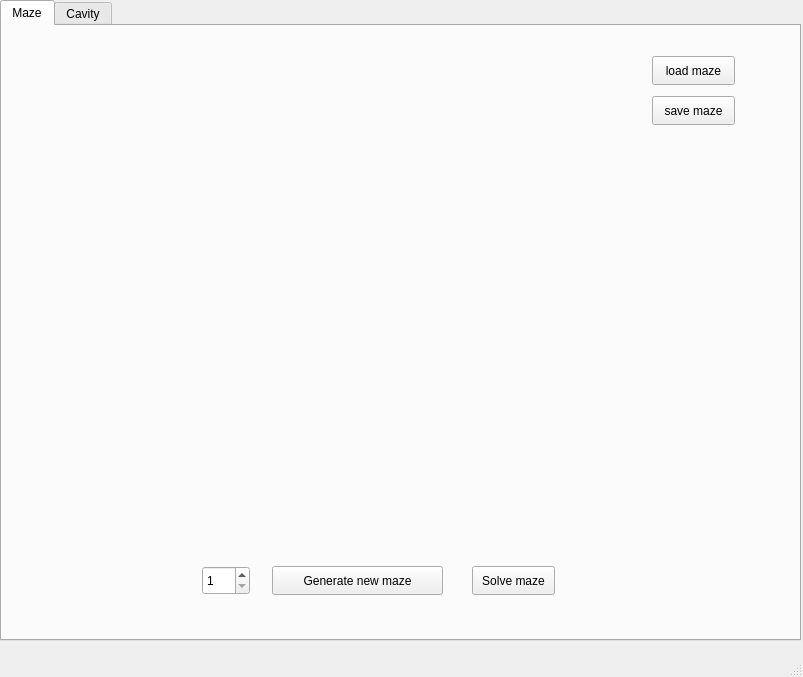
<?xml version="1.0" encoding="UTF-8"?>
<ui version="4.0">
 <class>MainWindow</class>
 <widget class="QMainWindow" name="MainWindow">
  <property name="geometry">
   <rect>
    <x>0</x>
    <y>0</y>
    <width>803</width>
    <height>677</height>
   </rect>
  </property>
  <property name="windowTitle">
   <string>MainWindow</string>
  </property>
  <widget class="QWidget" name="centralwidget">
   <widget class="QTabWidget" name="tabWidget">
    <property name="geometry">
     <rect>
      <x>0</x>
      <y>0</y>
      <width>801</width>
      <height>641</height>
     </rect>
    </property>
    <property name="currentIndex">
     <number>0</number>
    </property>
    <widget class="QWidget" name="tab">
     <attribute name="title">
      <string>Maze</string>
     </attribute>
     <widget class="MazeView" name="image">
      <property name="geometry">
       <rect>
        <x>120</x>
        <y>20</y>
        <width>500</width>
        <height>500</height>
       </rect>
      </property>
      <property name="baseSize">
       <size>
        <width>500</width>
        <height>500</height>
       </size>
      </property>
      <property name="lineWidth">
       <number>0</number>
      </property>
      <property name="text">
       <string/>
      </property>
     </widget>
     <widget class="QPushButton" name="solve">
      <property name="geometry">
       <rect>
        <x>470</x>
        <y>540</y>
        <width>83</width>
        <height>29</height>
       </rect>
      </property>
      <property name="text">
       <string>Solve maze</string>
      </property>
     </widget>
     <widget class="QPushButton" name="generateButton">
      <property name="geometry">
       <rect>
        <x>270</x>
        <y>540</y>
        <width>171</width>
        <height>29</height>
       </rect>
      </property>
      <property name="text">
       <string>Generate new maze</string>
      </property>
     </widget>
     <widget class="QSpinBox" name="size">
      <property name="geometry">
       <rect>
        <x>200</x>
        <y>540</y>
        <width>48</width>
        <height>29</height>
       </rect>
      </property>
      <property name="minimum">
       <number>1</number>
      </property>
      <property name="maximum">
       <number>50</number>
      </property>
     </widget>
     <widget class="QPushButton" name="loadMaze">
      <property name="geometry">
       <rect>
        <x>650</x>
        <y>30</y>
        <width>83</width>
        <height>29</height>
       </rect>
      </property>
      <property name="text">
       <string>load maze</string>
      </property>
     </widget>
     <widget class="QPushButton" name="saveMaze">
      <property name="geometry">
       <rect>
        <x>650</x>
        <y>70</y>
        <width>83</width>
        <height>29</height>
       </rect>
      </property>
      <property name="text">
       <string>save maze</string>
      </property>
     </widget>
    </widget>
    <widget class="QWidget" name="tab_2">
     <attribute name="title">
      <string>Cavity</string>
     </attribute>
     <widget class="CavityView" name="cavity">
      <property name="geometry">
       <rect>
        <x>10</x>
        <y>10</y>
        <width>500</width>
        <height>500</height>
       </rect>
      </property>
      <property name="text">
       <string/>
      </property>
     </widget>
     <widget class="QPushButton" name="nextStep">
      <property name="geometry">
       <rect>
        <x>530</x>
        <y>10</y>
        <width>83</width>
        <height>29</height>
       </rect>
      </property>
      <property name="text">
       <string>next step</string>
      </property>
     </widget>
     <widget class="QWidget" name="horizontalLayoutWidget">
      <property name="geometry">
       <rect>
        <x>10</x>
        <y>530</y>
        <width>541</width>
        <height>51</height>
       </rect>
      </property>
      <layout class="QHBoxLayout" name="horizontalLayout">
       <item>
        <widget class="QPushButton" name="generateManually">
         <property name="text">
          <string>Generate new cavity</string>
         </property>
        </widget>
       </item>
       <item>
        <widget class="QLabel" name="label">
         <property name="text">
          <string>Cavity size:</string>
         </property>
        </widget>
       </item>
       <item>
        <widget class="QSpinBox" name="cavitySize">
         <property name="minimum">
          <number>1</number>
         </property>
         <property name="maximum">
          <number>500</number>
         </property>
         <property name="value">
          <number>100</number>
         </property>
        </widget>
       </item>
       <item>
        <widget class="QLabel" name="label_3">
         <property name="text">
          <string>Live limit:</string>
         </property>
        </widget>
       </item>
       <item>
        <widget class="QSpinBox" name="liveLimit">
         <property name="maximum">
          <number>7</number>
         </property>
         <property name="value">
          <number>4</number>
         </property>
        </widget>
       </item>
       <item>
        <widget class="QLabel" name="label_4">
         <property name="text">
          <string>Death limit:</string>
         </property>
        </widget>
       </item>
       <item>
        <widget class="QSpinBox" name="deathLimit">
         <property name="maximum">
          <number>7</number>
         </property>
         <property name="value">
          <number>4</number>
         </property>
        </widget>
       </item>
      </layout>
     </widget>
     <widget class="QWidget" name="gridLayoutWidget">
      <property name="geometry">
       <rect>
        <x>530</x>
        <y>50</y>
        <width>261</width>
        <height>71</height>
       </rect>
      </property>
      <layout class="QGridLayout" name="gridLayout">
       <item row="1" column="0">
        <widget class="QLabel" name="label_2">
         <property name="text">
          <string>interval in milliseconds:</string>
         </property>
        </widget>
       </item>
       <item row="1" column="1">
        <widget class="QSpinBox" name="timeInterval">
         <property name="minimum">
          <number>1</number>
         </property>
         <property name="maximum">
          <number>2000</number>
         </property>
         <property name="singleStep">
          <number>100</number>
         </property>
         <property name="value">
          <number>100</number>
         </property>
        </widget>
       </item>
       <item row="0" column="0" colspan="2">
        <widget class="QPushButton" name="pushButton_3">
         <property name="text">
          <string>next step with interval</string>
         </property>
        </widget>
       </item>
      </layout>
     </widget>
    </widget>
   </widget>
  </widget>
  <widget class="QMenuBar" name="menubar">
   <property name="geometry">
    <rect>
     <x>0</x>
     <y>0</y>
     <width>803</width>
     <height>25</height>
    </rect>
   </property>
  </widget>
  <widget class="QStatusBar" name="statusbar"/>
 </widget>
 <customwidgets>
  <customwidget>
   <class>MazeView</class>
   <extends>QLabel</extends>
   <header>mazeview.h</header>
  </customwidget>
  <customwidget>
   <class>CavityView</class>
   <extends>QLabel</extends>
   <header>cavityview.h</header>
  </customwidget>
 </customwidgets>
 <resources/>
 <connections/>
</ui>
